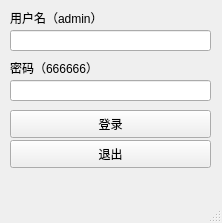
<?xml version="1.0" encoding="UTF-8"?>
<ui version="4.0">
 <class>longin</class>
 <widget class="QMainWindow" name="longin">
  <property name="geometry">
   <rect>
    <x>0</x>
    <y>0</y>
    <width>222</width>
    <height>223</height>
   </rect>
  </property>
  <property name="windowTitle">
   <string>登录</string>
  </property>
  <widget class="QWidget" name="centralwidget">
   <widget class="QLabel" name="label">
    <property name="geometry">
     <rect>
      <x>10</x>
      <y>10</y>
      <width>121</width>
      <height>16</height>
     </rect>
    </property>
    <property name="text">
     <string>用户名（admin）</string>
    </property>
   </widget>
   <widget class="QLineEdit" name="lineEdit">
    <property name="geometry">
     <rect>
      <x>10</x>
      <y>30</y>
      <width>201</width>
      <height>21</height>
     </rect>
    </property>
   </widget>
   <widget class="QLabel" name="label_2">
    <property name="geometry">
     <rect>
      <x>10</x>
      <y>60</y>
      <width>121</width>
      <height>16</height>
     </rect>
    </property>
    <property name="text">
     <string>密码（666666）</string>
    </property>
   </widget>
   <widget class="QLineEdit" name="lineEdit_2">
    <property name="geometry">
     <rect>
      <x>10</x>
      <y>80</y>
      <width>201</width>
      <height>21</height>
     </rect>
    </property>
   </widget>
   <widget class="QPushButton" name="pushButton">
    <property name="geometry">
     <rect>
      <x>10</x>
      <y>110</y>
      <width>201</width>
      <height>28</height>
     </rect>
    </property>
    <property name="text">
     <string>登录</string>
    </property>
   </widget>
   <widget class="QPushButton" name="pushButton_2">
    <property name="geometry">
     <rect>
      <x>10</x>
      <y>140</y>
      <width>201</width>
      <height>28</height>
     </rect>
    </property>
    <property name="text">
     <string>退出</string>
    </property>
   </widget>
  </widget>
  <widget class="QMenuBar" name="menubar">
   <property name="geometry">
    <rect>
     <x>0</x>
     <y>0</y>
     <width>222</width>
     <height>26</height>
    </rect>
   </property>
  </widget>
  <widget class="QStatusBar" name="statusbar"/>
 </widget>
 <resources/>
 <connections/>
</ui>
